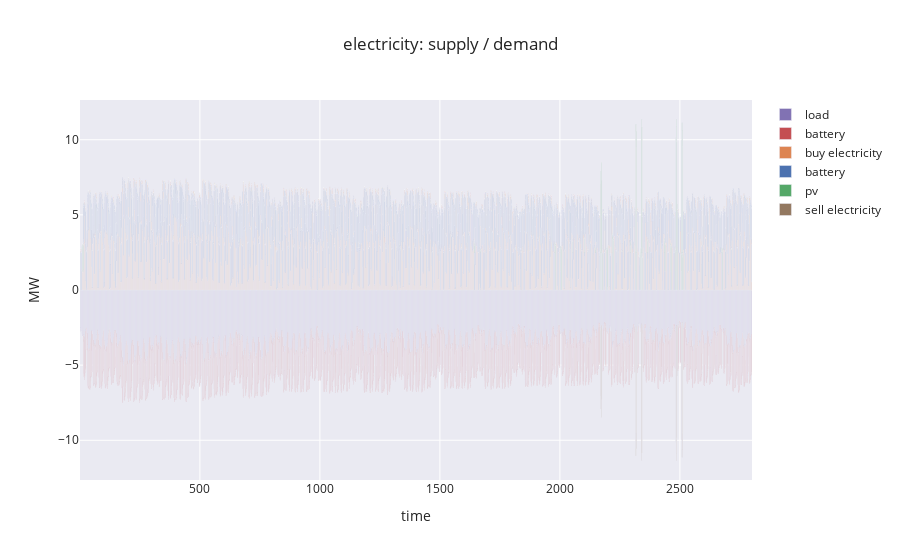

Write notebook code for a chart like this one.
### Code cell
fig.render(xslice=(0,2800))
fig.show()
fig._fig.write_html("opt/out/plot_summerschool.html")

### Figure 1 — Plotly figure (JSON) as saved in the notebook; plotly's stock layout.template omitted (floating-point values rounded to 4 significant figures; data arrays with more than 128 entries replaced by an {"elided": "..."} marker saying what was removed)
{"data": [{"marker": {"color": "rgb(129,114,179)"}, "name": "load", "type": "bar", "x": {"elided": "2800 int values"}, "y": {"elided": "2800 float values"}}, {"marker": {"color": "rgb(196,78,82)"}, "name": "battery", "type": "bar", "x": {"elided": "2800 int values"}, "y": {"elided": "2800 float values"}}, {"marker": {"color": "rgb(221,132,82)"}, "name": "buy electricity", "type": "bar", "x": {"elided": "2800 int values"}, "y": {"elided": "2800 float values"}}, {"marker": {"color": "rgb(76,114,176)"}, "name": "battery", "type": "bar", "x": {"elided": "2800 int values"}, "y": {"elided": "2800 float values"}}, {"marker": {"color": "rgb(85,168,104)"}, "name": "pv", "type": "bar", "x": {"elided": "2800 int values"}, "y": {"elided": "2800 float values"}}, {"marker": {"color": "rgb(147,120,96)"}, "name": "sell electricity", "type": "bar", "x": {"elided": "2800 int values"}, "y": {"elided": "2800 float values"}}], "layout": {"barmode": "relative", "title": {"text": "electricity: supply / demand"}, "xaxis": {"title": {"text": "time"}}, "yaxis": {"title": {"text": "MW"}}}}
